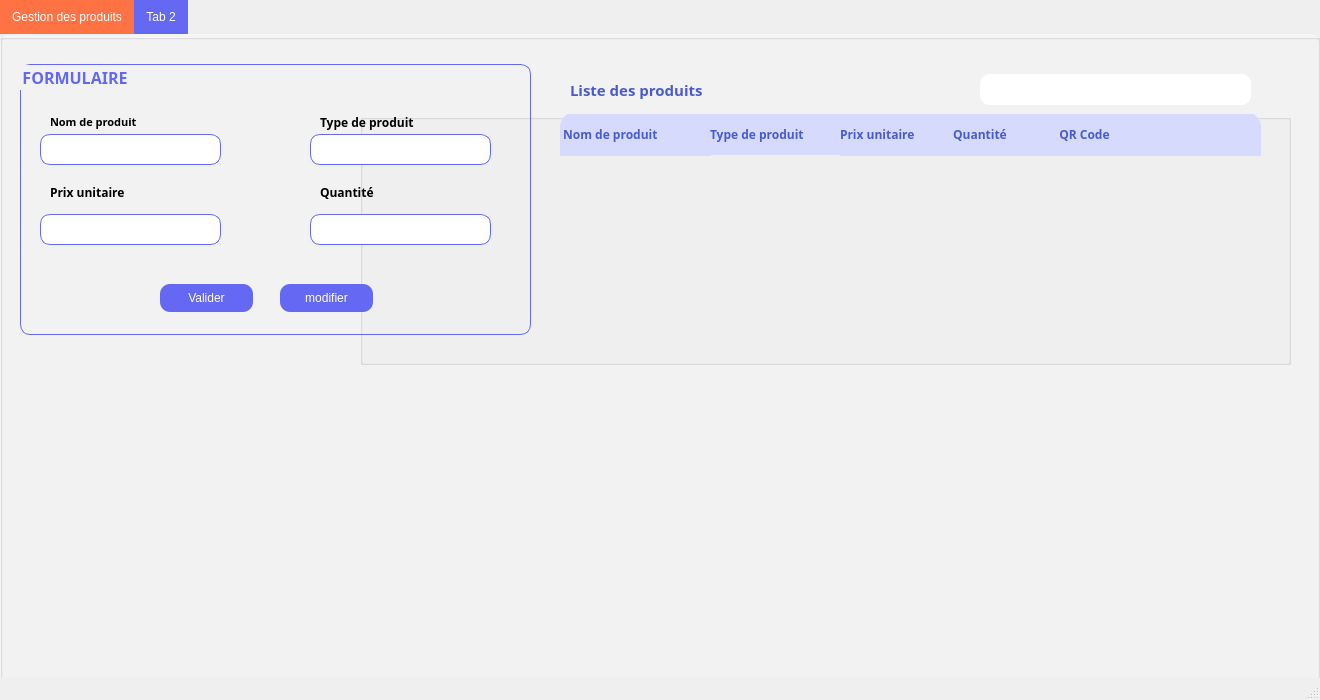
<?xml version="1.0" encoding="UTF-8"?>
<ui version="4.0">
 <class>produits</class>
 <widget class="QMainWindow" name="produits">
  <property name="geometry">
   <rect>
    <x>0</x>
    <y>0</y>
    <width>1320</width>
    <height>700</height>
   </rect>
  </property>
  <property name="windowTitle">
   <string>produits</string>
  </property>
  <widget class="QWidget" name="centralwidget">
   <widget class="QTabWidget" name="gestion_p">
    <property name="geometry">
     <rect>
      <x>0</x>
      <y>0</y>
      <width>1320</width>
      <height>700</height>
     </rect>
    </property>
    <property name="mouseTracking">
     <bool>false</bool>
    </property>
    <property name="tabletTracking">
     <bool>false</bool>
    </property>
    <property name="acceptDrops">
     <bool>false</bool>
    </property>
    <property name="autoFillBackground">
     <bool>false</bool>
    </property>
    <property name="styleSheet">
     <string notr="true">#gestion_p{
background-image:url(c:/Users/Dell/Downloads/background.png);
}
QTabWidget::pane{
background-image:url(c:/Users/Dell/Downloads/background.png);
}
QTabBar::tab {
  background: #6568F3;
  color: white;
  padding: 10px 12px;
border-radius:0px;
}

QTabBar::tab:selected {
    color: white;
   background-color:#FF7244;

}
QTabBar::tab:hover {
  background: #FF7244;
 }


QTabWidget::pane {
  top:0px; 
  background: rgb(245, 245, 245);
border-radius:10px;
}</string>
    </property>
    <property name="currentIndex">
     <number>0</number>
    </property>
    <property name="documentMode">
     <bool>false</bool>
    </property>
    <widget class="QWidget" name="tab">
     <property name="styleSheet">
      <string notr="true">QTabBar::tab {
  background: #6568F3;
  color: white;
  padding: 10px 12px;
border-radius:0px;
}

QTabBar::tab:selected {
    color: white;
   background-color:#FF7244;

}
QTabBar::tab:hover {
  background: #FF7244;
 }


QTabWidget::pane {
  top:0px; 
  background: rgb(245, 245, 245);
border-radius:10px;
}</string>
     </property>
     <attribute name="title">
      <string>Gestion des produits</string>
     </attribute>
     <widget class="QGroupBox" name="bg">
      <property name="geometry">
       <rect>
        <x>0</x>
        <y>0</y>
        <width>1320</width>
        <height>700</height>
       </rect>
      </property>
      <property name="styleSheet">
       <string notr="true">#bg{
background-image:url(c:/Users/Dell/Downloads/background.png);
}</string>
      </property>
      <property name="title">
       <string/>
      </property>
      <widget class="QLineEdit" name="edit_r">
       <property name="geometry">
        <rect>
         <x>980</x>
         <y>40</y>
         <width>271</width>
         <height>31</height>
        </rect>
       </property>
       <property name="styleSheet">
        <string notr="true">#edit_r{

border-radius:10px;
}</string>
       </property>
       <property name="text">
        <string/>
       </property>
      </widget>
      <widget class="QGroupBox" name="ajouter_p">
       <property name="geometry">
        <rect>
         <x>20</x>
         <y>30</y>
         <width>511</width>
         <height>271</height>
        </rect>
       </property>
       <property name="font">
        <font>
         <family>Montserrat ExtraBold</family>
         <pointsize>12</pointsize>
         <weight>75</weight>
         <italic>false</italic>
         <bold>true</bold>
        </font>
       </property>
       <property name="styleSheet">
        <string notr="true">#ajouter_p{
background-color:transparent;
border-radius:10px;
border: 1px solid #6568F3;
color:#6568F3;
}</string>
       </property>
       <property name="title">
        <string>FORMULAIRE</string>
       </property>
       <widget class="QLabel" name="label_n">
        <property name="geometry">
         <rect>
          <x>30</x>
          <y>50</y>
          <width>131</width>
          <height>16</height>
         </rect>
        </property>
        <property name="font">
         <font>
          <family>Montserrat ExtraBold</family>
          <pointsize>8</pointsize>
          <weight>75</weight>
          <bold>true</bold>
         </font>
        </property>
        <property name="text">
         <string>Nom de produit</string>
        </property>
       </widget>
       <widget class="QLabel" name="label_p">
        <property name="geometry">
         <rect>
          <x>30</x>
          <y>120</y>
          <width>121</width>
          <height>16</height>
         </rect>
        </property>
        <property name="font">
         <font>
          <family>Montserrat ExtraBold</family>
          <weight>75</weight>
          <bold>true</bold>
         </font>
        </property>
        <property name="text">
         <string>Prix unitaire</string>
        </property>
       </widget>
       <widget class="QLabel" name="label_q">
        <property name="geometry">
         <rect>
          <x>300</x>
          <y>120</y>
          <width>91</width>
          <height>16</height>
         </rect>
        </property>
        <property name="font">
         <font>
          <family>Montserrat ExtraBold</family>
          <weight>75</weight>
          <bold>true</bold>
         </font>
        </property>
        <property name="text">
         <string>Quantité</string>
        </property>
       </widget>
       <widget class="QLabel" name="label_t">
        <property name="geometry">
         <rect>
          <x>300</x>
          <y>50</y>
          <width>121</width>
          <height>16</height>
         </rect>
        </property>
        <property name="font">
         <font>
          <family>Montserrat ExtraBold</family>
          <weight>75</weight>
          <bold>true</bold>
         </font>
        </property>
        <property name="text">
         <string>Type de produit</string>
        </property>
       </widget>
       <widget class="QLineEdit" name="edit_nom">
        <property name="geometry">
         <rect>
          <x>20</x>
          <y>70</y>
          <width>181</width>
          <height>31</height>
         </rect>
        </property>
        <property name="styleSheet">
         <string notr="true">#edit_nom{
border-radius:10px;
border:1px solid #6568F3;
}</string>
        </property>
       </widget>
       <widget class="QLineEdit" name="edit_type">
        <property name="geometry">
         <rect>
          <x>290</x>
          <y>70</y>
          <width>181</width>
          <height>31</height>
         </rect>
        </property>
        <property name="styleSheet">
         <string notr="true">#edit_type{
border-radius:10px;
border:1px solid #6568F3;
}</string>
        </property>
       </widget>
       <widget class="QPushButton" name="valider_b">
        <property name="geometry">
         <rect>
          <x>140</x>
          <y>220</y>
          <width>93</width>
          <height>28</height>
         </rect>
        </property>
        <property name="styleSheet">
         <string notr="true">#valider_b{
color:white;
background-color:#6568F3;
border-radius:10px;
}
#valider_b:hover{
color:white;
background-color:#FF7244;
border-radius:10px;
}</string>
        </property>
        <property name="text">
         <string>Valider</string>
        </property>
       </widget>
       <widget class="QPushButton" name="modifier_b">
        <property name="geometry">
         <rect>
          <x>260</x>
          <y>220</y>
          <width>93</width>
          <height>28</height>
         </rect>
        </property>
        <property name="styleSheet">
         <string notr="true">#modifier_b{
color:white;
background-color:#6568F3;
border-radius:10px;
}
#modifier_b:hover{
color:white;
background-color:#FF7244;
border-radius:10px;
}</string>
        </property>
        <property name="text">
         <string>modifier</string>
        </property>
       </widget>
       <widget class="QLineEdit" name="edit_qu">
        <property name="geometry">
         <rect>
          <x>290</x>
          <y>150</y>
          <width>181</width>
          <height>31</height>
         </rect>
        </property>
        <property name="styleSheet">
         <string notr="true">#edit_qu{
border-radius:10px;
border:1px solid #6568F3;
}</string>
        </property>
       </widget>
       <widget class="QLineEdit" name="edit_prix">
        <property name="geometry">
         <rect>
          <x>20</x>
          <y>150</y>
          <width>181</width>
          <height>31</height>
         </rect>
        </property>
        <property name="styleSheet">
         <string notr="true">#edit_prix{
border-radius:10px;
border:1px solid #6568F3;
}</string>
        </property>
       </widget>
      </widget>
      <widget class="QPushButton" name="b_searsh">
       <property name="geometry">
        <rect>
         <x>1210</x>
         <y>40</y>
         <width>41</width>
         <height>31</height>
        </rect>
       </property>
       <property name="styleSheet">
        <string notr="true">#b_searsh{
background-color:white;
border-radius:10px;
}
#b_searsh:hover{
background-color:#D6DBFD;

}</string>
       </property>
       <property name="text">
        <string/>
       </property>
       <property name="icon">
        <iconset>
         <normaloff>../../Downloads/search.png</normaloff>../../Downloads/search.png</iconset>
       </property>
       <property name="iconSize">
        <size>
         <width>20</width>
         <height>20</height>
        </size>
       </property>
       <property name="checkable">
        <bool>true</bool>
       </property>
       <property name="checked">
        <bool>true</bool>
       </property>
      </widget>
      <widget class="QGroupBox" name="groupBox">
       <property name="geometry">
        <rect>
         <x>360</x>
         <y>80</y>
         <width>931</width>
         <height>251</height>
        </rect>
       </property>
       <property name="title">
        <string/>
       </property>
       <widget class="QLabel" name="labelT1">
        <property name="geometry">
         <rect>
          <x>200</x>
          <y>-2</y>
          <width>151</width>
          <height>44</height>
         </rect>
        </property>
        <property name="font">
         <font>
          <family>Montserrat ExtraBold</family>
          <weight>75</weight>
          <bold>true</bold>
         </font>
        </property>
        <property name="styleSheet">
         <string notr="true">#labelT1{
background-color:#D6DBFD;
color:#4A5BCF;
border-top-left-radius:15px;
}</string>
        </property>
        <property name="text">
         <string> Nom de produit</string>
        </property>
       </widget>
       <widget class="QLabel" name="labelT1_2">
        <property name="geometry">
         <rect>
          <x>350</x>
          <y>0</y>
          <width>131</width>
          <height>41</height>
         </rect>
        </property>
        <property name="font">
         <font>
          <family>Montserrat ExtraBold</family>
          <weight>75</weight>
          <bold>true</bold>
         </font>
        </property>
        <property name="styleSheet">
         <string notr="true">#labelT1_2{
background-color:#D6DBFD;
color:#4A5BCF;

}</string>
        </property>
        <property name="text">
         <string>Type de produit</string>
        </property>
       </widget>
       <widget class="QLabel" name="labelT1_4">
        <property name="geometry">
         <rect>
          <x>480</x>
          <y>-2</y>
          <width>111</width>
          <height>44</height>
         </rect>
        </property>
        <property name="font">
         <font>
          <family>Montserrat ExtraBold</family>
          <weight>75</weight>
          <bold>true</bold>
         </font>
        </property>
        <property name="styleSheet">
         <string notr="true">#labelT1_4{
background-color:#D6DBFD;
color:#4A5BCF;
}</string>
        </property>
        <property name="text">
         <string>Prix unitaire</string>
        </property>
       </widget>
       <widget class="QLabel" name="labelT1_17">
        <property name="geometry">
         <rect>
          <x>800</x>
          <y>-2</y>
          <width>101</width>
          <height>44</height>
         </rect>
        </property>
        <property name="font">
         <font>
          <family>Montserrat ExtraBold</family>
          <weight>75</weight>
          <bold>true</bold>
         </font>
        </property>
        <property name="styleSheet">
         <string notr="true">#labelT1_17{
background-color:#D6DBFD;
color:#4A5BCF;
border-top-right-radius:15px;
}</string>
        </property>
        <property name="text">
         <string/>
        </property>
       </widget>
       <widget class="QLabel" name="labelT1_3">
        <property name="geometry">
         <rect>
          <x>590</x>
          <y>-2</y>
          <width>101</width>
          <height>44</height>
         </rect>
        </property>
        <property name="font">
         <font>
          <family>Montserrat ExtraBold</family>
          <weight>75</weight>
          <bold>true</bold>
         </font>
        </property>
        <property name="styleSheet">
         <string notr="true">#labelT1_3{
background-color:#D6DBFD;
color:#4A5BCF;
}</string>
        </property>
        <property name="text">
         <string> Quantité</string>
        </property>
       </widget>
       <widget class="QLabel" name="labelT1_18">
        <property name="geometry">
         <rect>
          <x>690</x>
          <y>-2</y>
          <width>111</width>
          <height>44</height>
         </rect>
        </property>
        <property name="font">
         <font>
          <family>Montserrat ExtraBold</family>
          <weight>75</weight>
          <bold>true</bold>
         </font>
        </property>
        <property name="styleSheet">
         <string notr="true">#labelT1_18{
background-color:#D6DBFD;
color:#4A5BCF;
}</string>
        </property>
        <property name="text">
         <string>   QR Code</string>
        </property>
       </widget>
       <widget class="QScrollArea" name="scrollArea">
        <property name="geometry">
         <rect>
          <x>190</x>
          <y>40</y>
          <width>721</width>
          <height>181</height>
         </rect>
        </property>
        <property name="styleSheet">
         <string notr="true">background-color:transparent;
border: 1px solid transparent;</string>
        </property>
        <property name="widgetResizable">
         <bool>true</bool>
        </property>
        <widget class="QWidget" name="scrollAreaContents">
         <property name="geometry">
          <rect>
           <x>0</x>
           <y>0</y>
           <width>719</width>
           <height>179</height>
          </rect>
         </property>
        </widget>
       </widget>
      </widget>
      <widget class="QLabel" name="liste_p">
       <property name="geometry">
        <rect>
         <x>570</x>
         <y>40</y>
         <width>211</width>
         <height>31</height>
        </rect>
       </property>
       <property name="font">
        <font>
         <family>Montserrat ExtraBold</family>
         <pointsize>11</pointsize>
         <weight>75</weight>
         <bold>true</bold>
        </font>
       </property>
       <property name="styleSheet">
        <string notr="true">#liste_p{
color:#4A5BCF;
}</string>
       </property>
       <property name="text">
        <string>Liste des produits</string>
       </property>
      </widget>
      <widget class="QFrame" name="horizontalFrame">
       <property name="geometry">
        <rect>
         <x>600</x>
         <y>320</y>
         <width>661</width>
         <height>291</height>
        </rect>
       </property>
       <property name="styleSheet">
        <string notr="true">background-color:transparent;</string>
       </property>
       <layout class="QHBoxLayout" name="horizontalLayout"/>
      </widget>
      <widget class="QPushButton" name="excel">
       <property name="geometry">
        <rect>
         <x>750</x>
         <y>36</y>
         <width>40</width>
         <height>40</height>
        </rect>
       </property>
       <property name="styleSheet">
        <string notr="true">#excel{
background-color:transparent;
border-radius:15px;
}
#excel:hover{
background-color:#FF7244;
border-radius:10px;
}
</string>
       </property>
       <property name="text">
        <string/>
       </property>
       <property name="icon">
        <iconset>
         <normaloff>../../Desktop/excel.png</normaloff>../../Desktop/excel.png</iconset>
       </property>
       <property name="iconSize">
        <size>
         <width>30</width>
         <height>30</height>
        </size>
       </property>
       <property name="checkable">
        <bool>true</bool>
       </property>
       <property name="checked">
        <bool>true</bool>
       </property>
      </widget>
      <widget class="QFrame" name="circleFrame">
       <property name="geometry">
        <rect>
         <x>20</x>
         <y>330</y>
         <width>471</width>
         <height>311</height>
        </rect>
       </property>
       <property name="styleSheet">
        <string notr="true">background-color:transparent;</string>
       </property>
       <layout class="QHBoxLayout" name="horizontalLayout_2"/>
      </widget>
      <widget class="QPushButton" name="refreshBtn">
       <property name="geometry">
        <rect>
         <x>600</x>
         <y>10</y>
         <width>93</width>
         <height>28</height>
        </rect>
       </property>
       <property name="styleSheet">
        <string notr="true">background-color:transparent;
border:none;</string>
       </property>
       <property name="text">
        <string/>
       </property>
      </widget>
      <zorder>groupBox</zorder>
      <zorder>edit_r</zorder>
      <zorder>ajouter_p</zorder>
      <zorder>b_searsh</zorder>
      <zorder>liste_p</zorder>
      <zorder>horizontalFrame</zorder>
      <zorder>excel</zorder>
      <zorder>circleFrame</zorder>
      <zorder>refreshBtn</zorder>
     </widget>
    </widget>
    <widget class="QWidget" name="tab_2">
     <attribute name="title">
      <string>Tab 2</string>
     </attribute>
    </widget>
   </widget>
  </widget>
  <widget class="QMenuBar" name="menubar">
   <property name="geometry">
    <rect>
     <x>0</x>
     <y>0</y>
     <width>1320</width>
     <height>26</height>
    </rect>
   </property>
  </widget>
  <widget class="QStatusBar" name="statusbar"/>
 </widget>
 <resources/>
 <connections/>
</ui>
